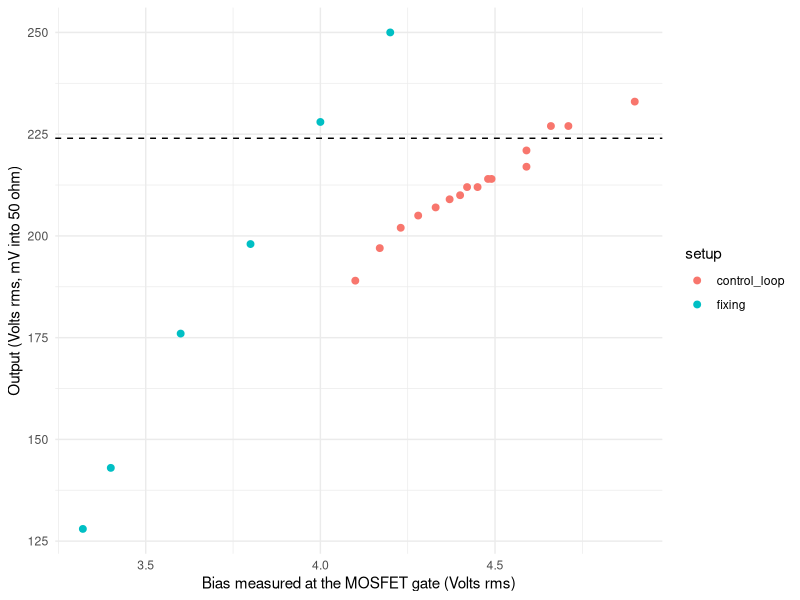

Here is the R script that generated this plot:
## ---- chunk 1
#| include: false
library(tidyverse)
## ---- chunk 2
#| include: false
df2 <- tribble(
  ~current, ~Vpsu, ~Vbias, ~Vout, ~setup,
  50, 6.89, 4.10, 189, "control_loop",
  60, 7.00, 4.17, 197, "control_loop",
  70, 7.10, 4.23, 202, "control_loop",
  80, 7.17, 4.28, 205, "control_loop",
  90, 7.22, 4.33, 207, "control_loop",
  100, 7.28, 4.37, 209, "control_loop",
  110, 7.32, 4.40, 210, "control_loop",
  120, 7.36, 4.42, 212, "control_loop",
  130, 7.40, 4.45, 212, "control_loop",
  140, 7.43, 4.48, 214, "control_loop",
  150, 7.46, 4.49, 214, "control_loop",
  200, 7.61, 4.59, 217, "control_loop",
  250, 7.73, 4.66, 227, "control_loop",
  300, 7.78, 4.71, 227, "control_loop",
  225, 7.58, 4.59, 221, "control_loop",
  400, 8.15, 4.90, 233, "control_loop",
  16, 12, 3.32, 128, "fixing",
  18, 12, 3.40, 143, "fixing",
  26, 12, 3.60, 176, "fixing",
  36, 12, 3.80, 198, "fixing",
  54, 12, 4.00, 228, "fixing",
  86, 12, 4.20, 250, "fixing"
)
## ---- chunk 3
#| echo: false
df2 |>
  ggplot(aes(x = Vbias, y = Vout, color = setup)) +
  geom_point(size = 2) +
  theme_minimal() +
  labs(
    x = "Bias measured at the MOSFET gate (Volts rms)",
    y = "Output (Volts rms, mV into 50 ohm)"
  ) +
  geom_hline(yintercept = 224, linetype = "dashed")
## ---- chunk 4
RP <- function(R, V) R * (1 + V) / (1 - V)
RS <- function(R, V) 2 * R^2 * RP(R, V) / (RP(R, V)^2 - R^2)

RP(50, sqrt(0.1) / 5)
RS(50, sqrt(0.1) / 5)
